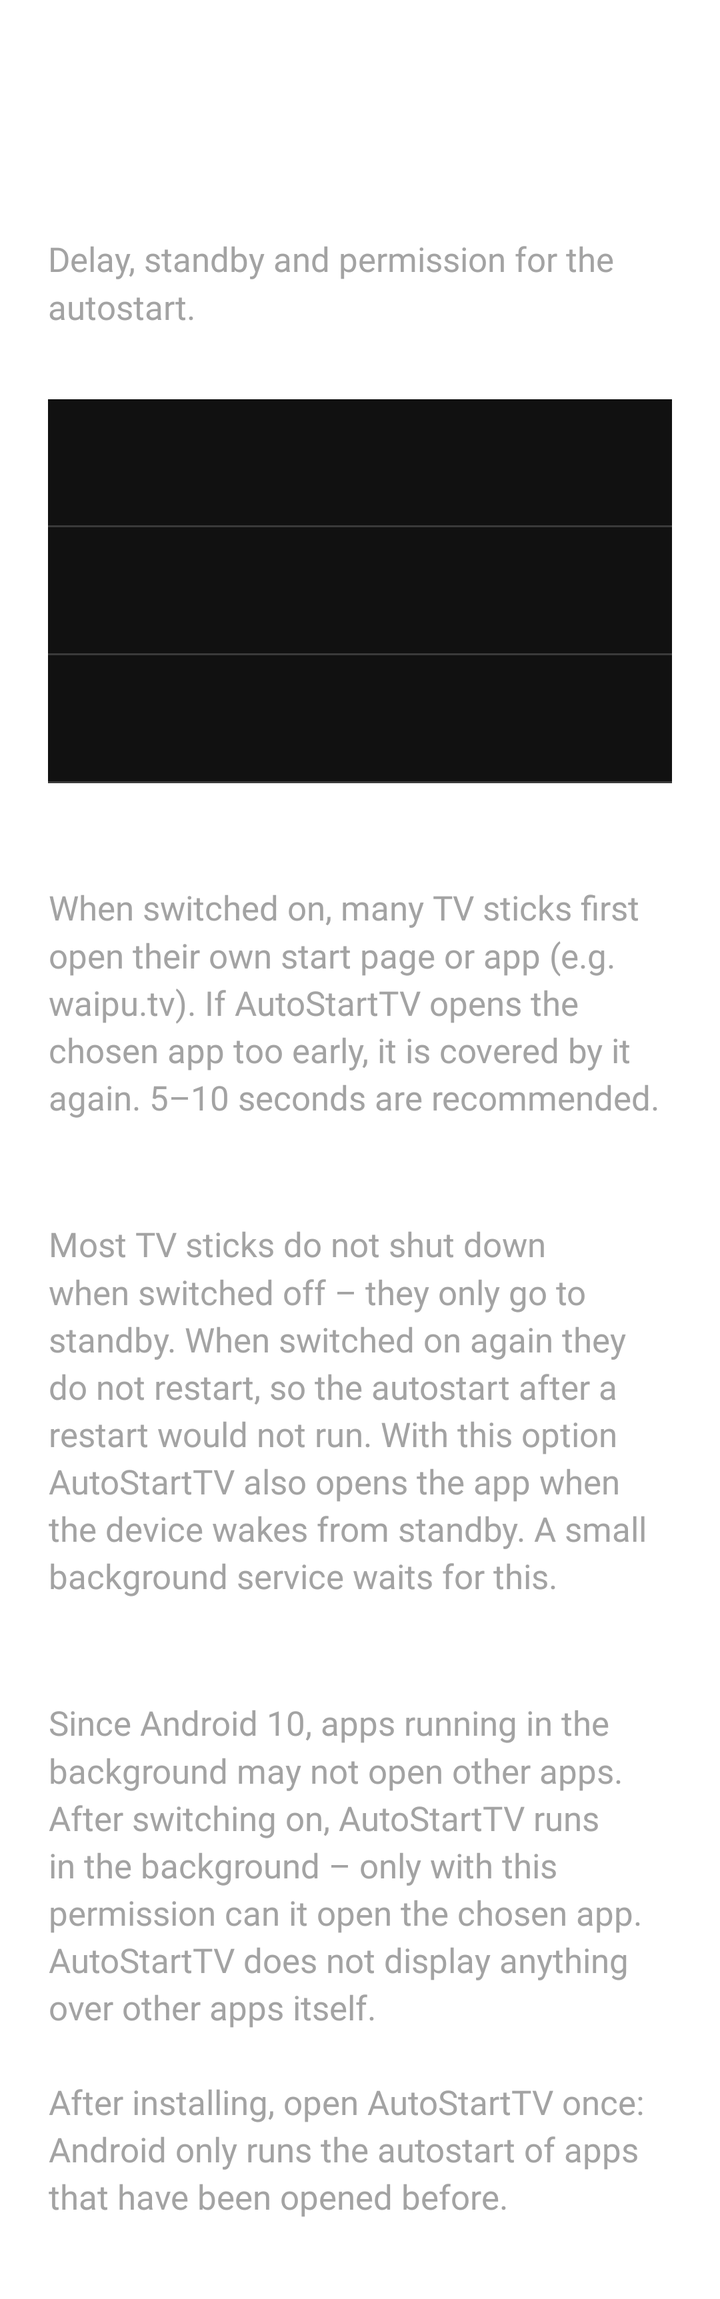
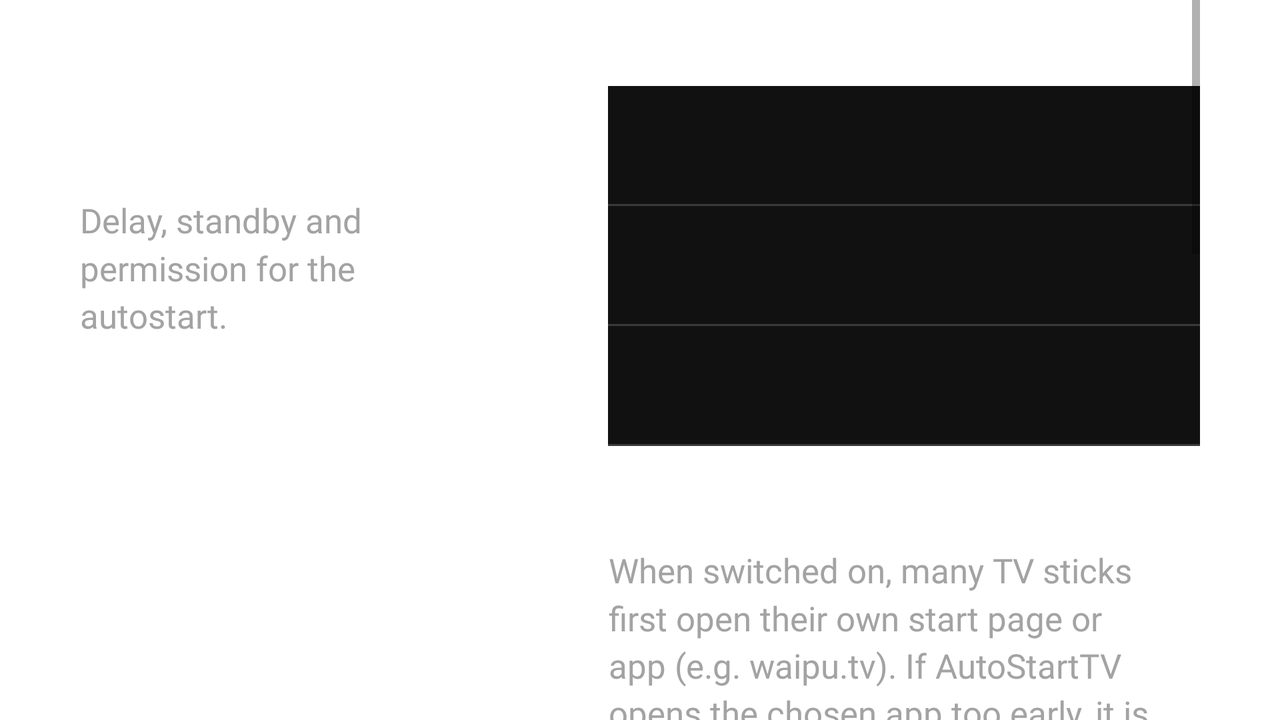

One screen, two layout resources from the same app: the default and the repository's alternative for another configuration. Each is rendered where Android would select it; the XML of both is given below.
<!-- AndroidManifest.xml: application theme AppTheme -->
<!-- res/layout/activity_settings.xml -->
<?xml version="1.0" encoding="utf-8"?>
<ScrollView xmlns:android="http://schemas.android.com/apk/res/android"
    android:layout_width="match_parent"
    android:layout_height="match_parent"
    android:fillViewport="true">

    <LinearLayout
        android:layout_width="match_parent"
        android:layout_height="wrap_content"
        android:clipChildren="false"
        android:clipToPadding="false"
        android:orientation="vertical"
        android:paddingStart="@dimen/page_pad_h"
        android:paddingTop="@dimen/page_pad_top"
        android:paddingEnd="@dimen/page_pad_h"
        android:paddingBottom="@dimen/page_pad_v">

        <include layout="@layout/part_settings_header" />

        <Space
            android:layout_width="match_parent"
            android:layout_height="@dimen/section_gap" />

        <include layout="@layout/part_settings_rows" />
    </LinearLayout>
</ScrollView>
<!-- res/layout/part_settings_header.xml (included above) -->
<?xml version="1.0" encoding="utf-8"?>
<merge xmlns:android="http://schemas.android.com/apk/res/android">

    <TextView
        style="@style/Text.Title"
        android:layout_width="wrap_content"
        android:layout_height="wrap_content"
        android:text="@string/settings_title"
        android:textSize="@dimen/text_title_page" />

    <TextView
        style="@style/Text.Body"
        android:layout_width="wrap_content"
        android:layout_height="wrap_content"
        android:layout_marginTop="12dp"
        android:maxWidth="560dp"
        android:text="@string/settings_description" />
</merge>
<!-- res/layout/part_settings_rows.xml (included above) -->
<?xml version="1.0" encoding="utf-8"?>
<merge xmlns:android="http://schemas.android.com/apk/res/android">

    <View
        android:layout_width="match_parent"
        android:layout_height="@dimen/rule_heavy"
        android:background="@color/rule_heavy" />

    <include android:id="@+id/row_delay" layout="@layout/row" />
    <include android:id="@+id/row_wake" layout="@layout/row" />
    <include android:id="@+id/row_permission" layout="@layout/row" />

    <LinearLayout
        style="@style/Note"
        android:layout_marginTop="16dp">

        <TextView
            style="@style/Text.Bold"
            android:layout_width="wrap_content"
            android:layout_height="wrap_content"
            android:text="@string/delay_explanation_title"
            android:textColor="@color/text"
            android:textSize="@dimen/text_body" />

        <TextView
            style="@style/Text.Body"
            android:layout_width="wrap_content"
            android:layout_height="wrap_content"
            android:layout_marginTop="4dp"
            android:maxWidth="560dp"
            android:text="@string/delay_explanation" />
    </LinearLayout>

    <LinearLayout
        style="@style/Note"
        android:layout_marginTop="8dp">

        <TextView
            style="@style/Text.Bold"
            android:layout_width="wrap_content"
            android:layout_height="wrap_content"
            android:text="@string/wake_explanation_title"
            android:textColor="@color/text"
            android:textSize="@dimen/text_body" />

        <TextView
            style="@style/Text.Body"
            android:layout_width="wrap_content"
            android:layout_height="wrap_content"
            android:layout_marginTop="4dp"
            android:maxWidth="560dp"
            android:text="@string/wake_explanation" />
    </LinearLayout>

    <LinearLayout
        style="@style/Note"
        android:layout_marginTop="8dp">

        <TextView
            style="@style/Text.Bold"
            android:layout_width="wrap_content"
            android:layout_height="wrap_content"
            android:text="@string/permission_explanation_title"
            android:textColor="@color/text"
            android:textSize="@dimen/text_body" />

        <TextView
            style="@style/Text.Body"
            android:layout_width="wrap_content"
            android:layout_height="wrap_content"
            android:layout_marginTop="4dp"
            android:maxWidth="560dp"
            android:text="@string/permission_explanation" />
    </LinearLayout>
</merge>
<!-- res/layout/row.xml (included above) -->
<?xml version="1.0" encoding="utf-8"?>
<LinearLayout xmlns:android="http://schemas.android.com/apk/res/android"
    style="@style/Row">

    <TextView
        android:id="@+id/row_label"
        style="@style/Text"
        android:layout_width="0dp"
        android:layout_height="wrap_content"
        android:layout_weight="1"
        android:duplicateParentState="true"
        android:paddingTop="12dp"
        android:paddingBottom="12dp" />

    <TextView
        android:id="@+id/row_value"
        style="@style/Text.Value"
        android:layout_width="wrap_content"
        android:layout_height="wrap_content"
        android:layout_marginStart="16dp"
        android:duplicateParentState="true"
        android:ellipsize="end"
        android:gravity="end"
        android:maxWidth="@dimen/value_max_width"
        android:singleLine="true" />
</LinearLayout>
<!-- resources referenced by this layout -->
<resources>
  <color name="rule_heavy">#FFFFFF</color>
  <color name="text">#FFFFFF</color>
  <dimen name="page_pad_h">24dp</dimen>
  <dimen name="page_pad_top">64dp</dimen>
  <dimen name="page_pad_v">32dp</dimen>
  <dimen name="rule_heavy">3dp</dimen>
  <dimen name="section_gap">32dp</dimen>
  <dimen name="text_body">17sp</dimen>
  <dimen name="text_title_page">36sp</dimen>
  <dimen name="value_max_width">180dp</dimen>
  <string name="delay_explanation">When switched on, many TV sticks first open their own start page or app (e.g. waipu.tv). If AutoStartTV opens the chosen app too early, it is covered by it again. 5–10 seconds are recommended.</string>
  <string name="delay_explanation_title">Why a delay?</string>
  <string name="permission_explanation">Since Android 10, apps running in the background may not open other apps. After switching on, AutoStartTV runs in the background – only with this permission can it open the chosen app. AutoStartTV does not display anything over other apps itself.\n\nAfter installing, open AutoStartTV once: Android only runs the autostart of apps that have been opened before.</string>
  <string name="permission_explanation_title">Why \"Display over other apps\"?</string>
  <string name="settings_description">Delay, standby and permission for the autostart.</string>
  <string name="settings_title">Settings</string>
  <string name="wake_explanation">Most TV sticks do not shut down when switched off – they only go to standby. When switched on again they do not restart, so the autostart after a restart would not run. With this option AutoStartTV also opens the app when the device wakes from standby. A small background service waits for this.</string>
  <string name="wake_explanation_title">Why \"Open after standby\"?</string>
  <!-- from res/values-v26/ -->
  <style name="Text">
          <item name="android:fontFamily">@font/inter_regular</item>
          <item name="android:textColor">@color/text_primary</item>
          <item name="android:textSize">@dimen/text_row</item>
      </style>
  <style name="Text.Body">
          <item name="android:textColor">@color/text_dim</item>
          <item name="android:textSize">@dimen/text_body</item>
          <item name="android:lineSpacingMultiplier">1.2</item>
      </style>
  <!-- from res/values-v26/ -->
  <style name="Text.Bold">
          <item name="android:fontFamily">@font/inter_bold</item>
          <item name="android:textStyle">normal</item>
      </style>
  <style name="Text.Title" parent="Text.Bold">
          <item name="android:textColor">@color/text</item>
          <item name="android:textSize">@dimen/text_title</item>
          <item name="android:letterSpacing">-0.03</item>
          <item name="android:includeFontPadding">false</item>
      </style>
  <style name="Text.Value" parent="Text.Bold" />
  <!-- drawable note_bg (drawable) -->
  <?xml version="1.0" encoding="utf-8"?>
  <selector xmlns:android="http://schemas.android.com/apk/res/android">
      <item android:state_focused="true">
          <layer-list>
              <item android:drawable="@color/accent" />
              <item android:left="4dp" android:drawable="@color/background" />
          </layer-list>
      </item>
      <item android:drawable="@android:color/transparent" />
  </selector>
  <dimen name="row_min_height">64dp</dimen>
  <dimen name="row_pad_h">12dp</dimen>
  <dimen name="text_row">20sp</dimen>
  <color name="text_dim">#A3A3A3</color>
  <dimen name="text_title">44sp</dimen>
  <color name="accent">#22C55E</color>
  <color name="background">#111111</color>
  <color name="rule">#3A3A3A</color>
  <!-- some entries are left out for length -->
</resources>
<!-- res/layout-land/activity_settings.xml (the repository's variant of the layout above) -->
<!-- drawn on the phone turned sideways -->
<?xml version="1.0" encoding="utf-8"?>
<LinearLayout xmlns:android="http://schemas.android.com/apk/res/android"
    android:layout_width="match_parent"
    android:layout_height="match_parent"
    android:baselineAligned="false"
    android:orientation="horizontal"
    android:paddingStart="@dimen/page_pad_h"
    android:paddingEnd="@dimen/page_pad_h">

    <LinearLayout
        android:layout_width="0dp"
        android:layout_height="wrap_content"
        android:layout_weight="2"
        android:orientation="vertical"
        android:paddingTop="@dimen/page_pad_top">

        <include layout="@layout/part_settings_header" />
    </LinearLayout>

    <ScrollView
        android:layout_width="0dp"
        android:layout_height="match_parent"
        android:layout_marginStart="@dimen/column_gap"
        android:layout_weight="3">

        <LinearLayout
            android:layout_width="match_parent"
            android:layout_height="wrap_content"
            android:clipChildren="false"
            android:clipToPadding="false"
            android:orientation="vertical"
            android:paddingStart="16dp"
            android:paddingEnd="0dp"
            android:paddingTop="@dimen/page_pad_top"
            android:paddingBottom="@dimen/page_pad_v">

            <include layout="@layout/part_settings_rows" />
        </LinearLayout>
    </ScrollView>
</LinearLayout>
<!-- resources referenced by the variant -->
<!-- as the phone turned sideways resolves them -->
<resources>
  <color name="rule_heavy">#FFFFFF</color>
  <color name="text">#FFFFFF</color>
  <!-- from res/values-w600dp-land/ -->
  <dimen name="column_gap">40dp</dimen>
  <!-- from res/values-w600dp-land/ -->
  <dimen name="page_pad_h">40dp</dimen>
  <!-- from res/values-w600dp-land/ -->
  <dimen name="page_pad_top">40dp</dimen>
  <!-- from res/values-w600dp-land/ -->
  <dimen name="page_pad_v">24dp</dimen>
  <dimen name="rule_heavy">3dp</dimen>
  <!-- from res/values-w600dp-land/ -->
  <dimen name="text_body">17sp</dimen>
  <!-- from res/values-w600dp-land/ -->
  <dimen name="text_title_page">40sp</dimen>
  <!-- from res/values-w600dp-land/ -->
  <dimen name="value_max_width">240dp</dimen>
  <string name="delay_explanation">When switched on, many TV sticks first open their own start page or app (e.g. waipu.tv). If AutoStartTV opens the chosen app too early, it is covered by it again. 5–10 seconds are recommended.</string>
  <string name="delay_explanation_title">Why a delay?</string>
  <string name="permission_explanation">Since Android 10, apps running in the background may not open other apps. After switching on, AutoStartTV runs in the background – only with this permission can it open the chosen app. AutoStartTV does not display anything over other apps itself.\n\nAfter installing, open AutoStartTV once: Android only runs the autostart of apps that have been opened before.</string>
  <string name="permission_explanation_title">Why \"Display over other apps\"?</string>
  <string name="settings_description">Delay, standby and permission for the autostart.</string>
  <string name="settings_title">Settings</string>
  <string name="wake_explanation">Most TV sticks do not shut down when switched off – they only go to standby. When switched on again they do not restart, so the autostart after a restart would not run. With this option AutoStartTV also opens the app when the device wakes from standby. A small background service waits for this.</string>
  <string name="wake_explanation_title">Why \"Open after standby\"?</string>
  <!-- from res/values-v26/ -->
  <style name="Text">
          <item name="android:fontFamily">@font/inter_regular</item>
          <item name="android:textColor">@color/text_primary</item>
          <item name="android:textSize">@dimen/text_row</item>
      </style>
  <style name="Text.Body">
          <item name="android:textColor">@color/text_dim</item>
          <item name="android:textSize">@dimen/text_body</item>
          <item name="android:lineSpacingMultiplier">1.2</item>
      </style>
  <!-- from res/values-v26/ -->
  <style name="Text.Bold">
          <item name="android:fontFamily">@font/inter_bold</item>
          <item name="android:textStyle">normal</item>
      </style>
  <style name="Text.Title" parent="Text.Bold">
          <item name="android:textColor">@color/text</item>
          <item name="android:textSize">@dimen/text_title</item>
          <item name="android:letterSpacing">-0.03</item>
          <item name="android:includeFontPadding">false</item>
      </style>
  <style name="Text.Value" parent="Text.Bold" />
  <!-- drawable note_bg (drawable) -->
  <?xml version="1.0" encoding="utf-8"?>
  <selector xmlns:android="http://schemas.android.com/apk/res/android">
      <item android:state_focused="true">
          <layer-list>
              <item android:drawable="@color/accent" />
              <item android:left="4dp" android:drawable="@color/background" />
          </layer-list>
      </item>
      <item android:drawable="@android:color/transparent" />
  </selector>
  <!-- from res/values-w600dp-land/ -->
  <dimen name="row_min_height">60dp</dimen>
  <dimen name="row_pad_h">12dp</dimen>
  <!-- from res/values-w600dp-land/ -->
  <dimen name="text_row">20sp</dimen>
  <color name="text_dim">#A3A3A3</color>
  <!-- from res/values-w600dp-land/ -->
  <dimen name="text_title">44sp</dimen>
  <color name="accent">#22C55E</color>
  <color name="background">#111111</color>
  <color name="rule">#3A3A3A</color>
  <!-- some entries are left out for length -->
</resources>
